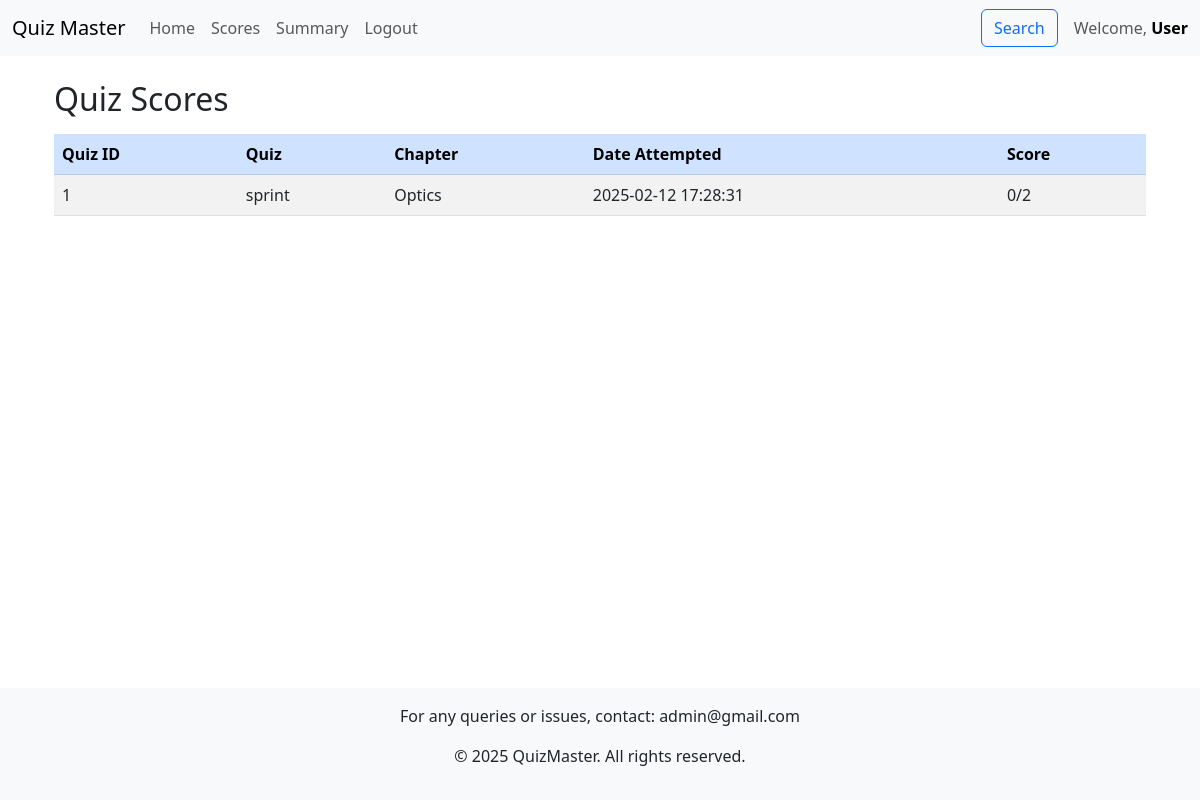
Page /dashboard/scores/3 (signed in) on the earlier database version.
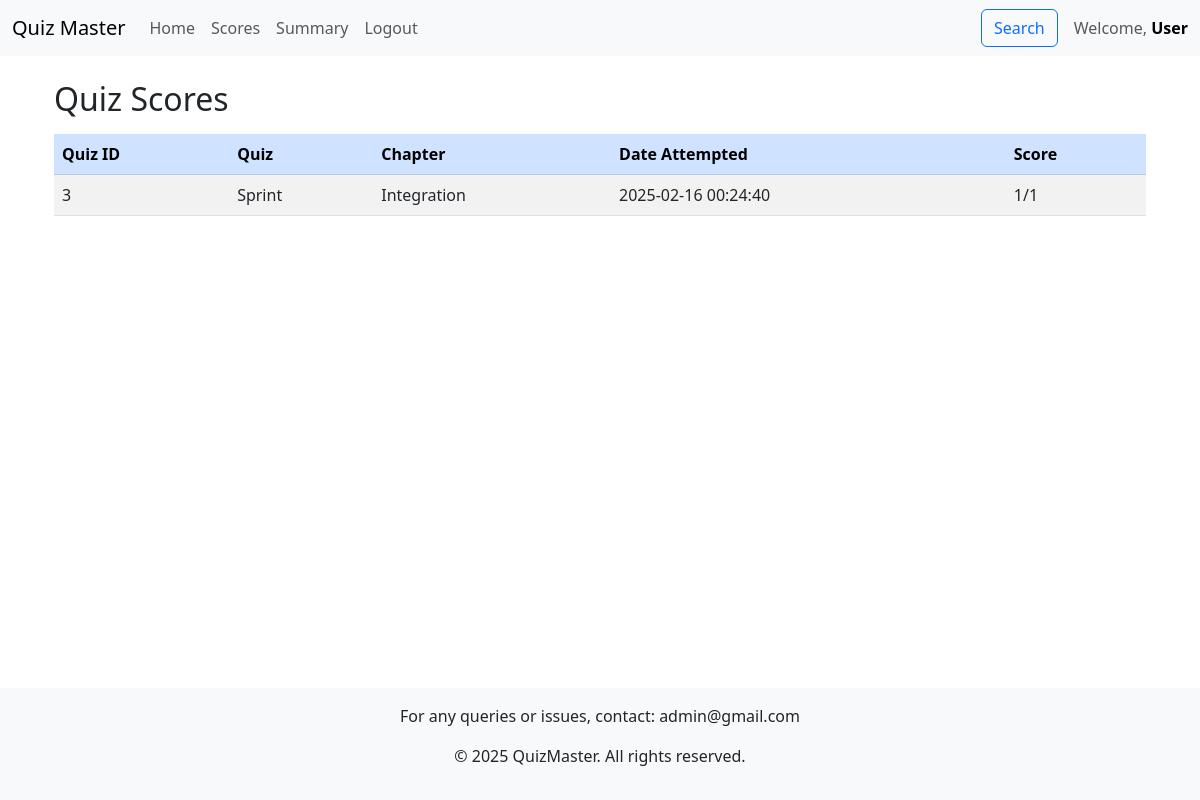
Same page on the later database version.
### models.py (models this page shows, shortened)
class Score(db.Model):
    id = db.Column(db.Integer, primary_key=True)
    quiz_id = db.Column(db.Integer, db.ForeignKey('quiz.id'), nullable=False)
    user_id = db.Column(db.Integer, db.ForeignKey('user.id'), nullable=False)
    timestamp = db.Column(db.DateTime, nullable=False, default=datetime.utcnow)
    total_score = db.Column(db.Integer, nullable=False)
    __table_args__ = (db.UniqueConstraint('quiz_id', 'user_id', name='unique_user_quiz_attempt'),)

class Quiz(db.Model):
    id = db.Column(db.Integer, primary_key=True)
    type=db.Column(db.String(50))
    chapter_id = db.Column(db.Integer, db.ForeignKey('chapter.id'), nullable=False)
    date_of_quiz = db.Column(db.DateTime, nullable=False, default=datetime.utcnow)
    time_duration = db.Column(db.Integer)  # format: HH:MM
    remarks = db.Column(db.String(255))
    questions = db.relationship('Question', backref='quiz', lazy=True, cascade="all, delete-orphan")
    scores = db.relationship('Score', backref='quiz', lazy=True, cascade="all, delete-orphan")

class Chapter(db.Model):
    id = db.Column(db.Integer, primary_key=True)
    subject_id = db.Column(db.Integer, db.ForeignKey('subject.id'), nullable=False)
    name = db.Column(db.String(100), nullable=False)
    description = db.Column(db.String(255))
    quizzes = db.relationship('Quiz', backref='chapter', lazy=True, cascade="all, delete-orphan")

### controllers/controllers_users.py (the view)
@app.route('/dashboard/scores/<int:user_id>')
@auth_required
def view_scores(user_id):
    user = User.query.get(session["user_id"])
    scores = db.session.query(Score, Quiz).join(Quiz, Score.quiz_id == Quiz.id).filter(Score.user_id == user_id).all()
    quiz_questions_count = {
    quiz.id: db.session.query(Question).filter(Question.quiz_id == quiz.id).count()
    for quiz in Quiz.query.all()
}
    return render_template('scores.html', scores=scores, quiz_questions_count=quiz_questions_count, user=user)

### controllers/controllers_login.py (called while the page is built)
@app.context_processor
def inject_admin_email():
    admin_user = User.query.filter_by(role="admin").first()
    return {"admin_email": admin_user.username}

### controllers/controllers_users.py (called while the page is built)
def auth_required(func):
    @wraps(func)
    def inner(*args, **kwargs):
        if "user_id" in session:
            return func(*args, **kwargs)
        else:
            flash("Please login to continue")
            return redirect(url_for("index"))
    return inner

### templates/scores.html
{% extends "base.html" %}
{% block content %}
<div class="container mt-4">
    <h2 class="mb-3">Quiz Scores</h2>
    <div class="table-responsive">
        <table class="table table-striped table-hover">
            <thead class="table-primary">
                <tr>
                    <th>Quiz ID</th>
                    <th>Quiz</th>
                    <th>Chapter</th>
                    <th>Date Attempted</th>
                    <th>Score</th>
                </tr>
            </thead>
            <tbody>
                {% for score, quiz in scores %}
                <tr>
                    <td>{{ quiz.id }}</td>
                    <td>{{ quiz.type }}</td>
                    <td>{{ quiz.chapter.name }}</td>
                    <td>{{ score.timestamp.strftime('%Y-%m-%d %H:%M:%S') }}</td>
                    <td>{{ score.total_score }}/{{ quiz_questions_count[quiz.id] }}</td>
                </tr>
                {% else %}
                <tr>
                    <td colspan="5" class="text-center alert alert-warning">Not attempted any quizzes yet.</td>
                </tr>
                {% endfor %}
            </tbody>
        </table>
    </div>
</div>
{% endblock %}

Differences in the rows shown:
removed Score: id "1", type "sprint", chapter.name "Optics", timestamp "2025-02-12 17:28:31", total_score "0", id "2"
added Score: id "3", type "Sprint", chapter.name "Integration", timestamp "2025-02-16 00:24:40", total_score "1"
